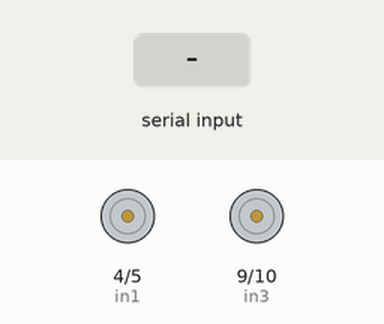
Recording of a sketch running on a simulated Arduino Uno, built with avr-gcc and run on an emulated ATmega328P. Parts: motor-driver pin pairs drawn as motors (green arrow = first pin HIGH = forward, orange = second pin HIGH = backward, longer = more drive, scaled by the enable pin). The test bench sets the inputs (shaded band).

Above: at 1.2 s.
1.3 s: "F" received over Serial
At 3.0 s:
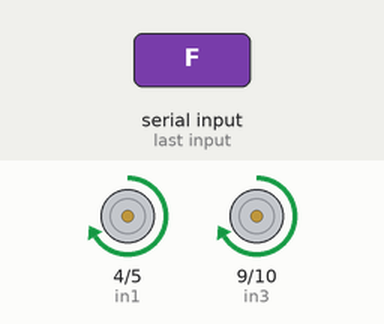
3.8 s: "B" received over Serial
At 6.0 s:
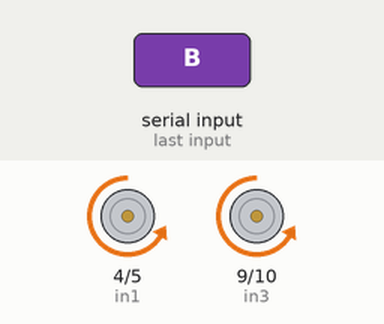
6.3 s: "L" received over Serial
At 8.0 s:
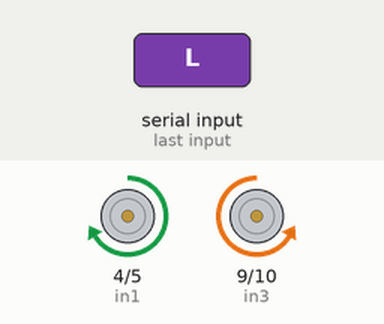
8.8 s: "R" received over Serial
At 11.0 s:
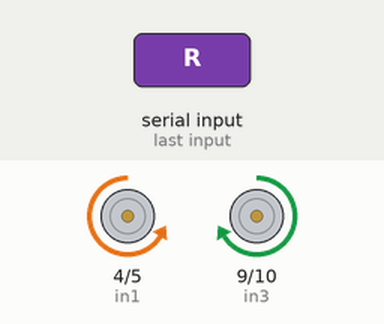
11.3 s: "S" received over Serial
At 13.0 s:
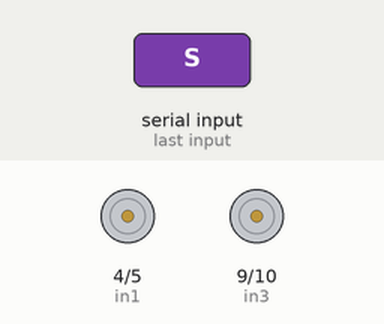
Timing chart, 0 to 14.5 s (numbered marks = the images above; inputs shaded):
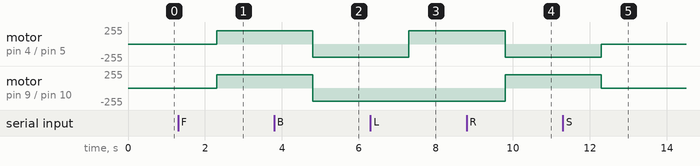

Measured:
- after the input at 1.3 s, motor on pin 4 (in1) / pin 5 (in2), motor on pin 9 (in3) / pin 10 (in4): stopped → forward 200/255 after 1.0 s
- after the input at 3.8 s, motor on pin 4 (in1) / pin 5 (in2), motor on pin 9 (in3) / pin 10 (in4): forward 200/255 → backward 200/255 after 1.0 s
- after the input at 6.3 s, motor on pin 4 (in1) / pin 5 (in2): backward 200/255 → forward 200/255 after 1.0 s
- after the input at 8.8 s, motor on pin 4 (in1) / pin 5 (in2): forward 200/255 → backward 200/255 after 1.0 s; motor on pin 9 (in3) / pin 10 (in4): backward 200/255 → forward 200/255 after 1.0 s
- after the input at 11.3 s, motor on pin 4 (in1) / pin 5 (in2): backward 200/255 → stopped after 1.0 s; motor on pin 9 (in3) / pin 10 (in4): forward 200/255 → stopped after 1.0 s

The sketch:

bluetooth_phone_remote.ino
```cpp
// motor A (right side)
int enA = 3;
int in1 = 4;
int in2 = 5;

// motor B (left side)
int enB = 11;
int in3 = 9;
int in4 = 10;

void forward() {
  digitalWrite(in1, HIGH);
  digitalWrite(in2, LOW);
  digitalWrite(in3, HIGH);
  digitalWrite(in4, LOW);
}

void backward() {
  digitalWrite(in1, LOW);
  digitalWrite(in2, HIGH);
  digitalWrite(in3, LOW);
  digitalWrite(in4, HIGH);
}

void left() {
  digitalWrite(in1, HIGH);
  digitalWrite(in2, LOW);
  digitalWrite(in3, LOW);
  digitalWrite(in4, HIGH);
}

void right() {
  digitalWrite(in1, LOW);
  digitalWrite(in2, HIGH);
  digitalWrite(in3, HIGH);
  digitalWrite(in4, LOW);
}

void stop() {
  digitalWrite(in1, LOW);
  digitalWrite(in2, LOW);
  digitalWrite(in3, LOW);
  digitalWrite(in4, LOW);
}

void setup() {
  pinMode(enA, OUTPUT);
  pinMode(enB, OUTPUT);
  pinMode(in1, OUTPUT);
  pinMode(in2, OUTPUT);
  pinMode(in3, OUTPUT);
  pinMode(in4, OUTPUT);

  Serial.begin(9600);

  // set motor speed
  analogWrite(enA, 200);
  analogWrite(enB, 200);
}

void loop() {

  while(Serial.available() > 0) {

    String control = Serial.readString();

    if(control == "F") {
      forward();
    }

    if(control == "B") {
      backward();
    }

    if(control == "L") {
      left();
    }

    if(control == "R") {
      right();
    }

    if(control == "S") {
      stop();
    }

  }
}
```
